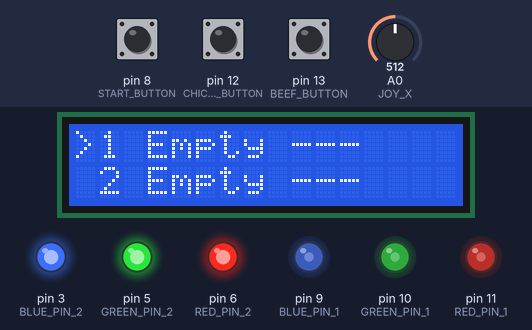
Recording of a sketch running on a simulated Arduino Uno, built with avr-gcc and run on an emulated ATmega328P. Shown: 16×2 character LCD, output pins drawn as LEDs (lit = HIGH). The inputs (shaded band) are chosen by the test bench; at power-on: A0 (JOY_X) = 512, pin 12 (CHICKEN_BUTTON) LOW, pin 13 (BEEF_BUTTON) LOW, pin 8 (START_BUTTON) LOW. What the sketch prints to the serial monitor is not drawn.

Above: at 1.2 s.
1.3 s: A0 (JOY_X) set to 663
2.8 s: A0 (JOY_X) set to 686
At 4.0 s:
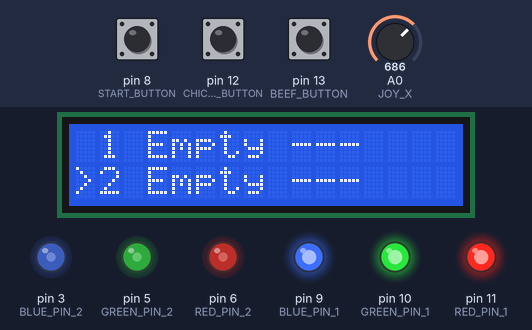
4.3 s: pin 12 (CHICKEN_BUTTON) pulled HIGH for 0.15 s
At 4.8 s:
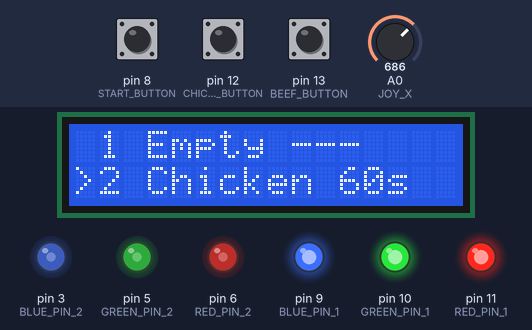
5.9 s: pin 13 (BEEF_BUTTON) pulled HIGH for 0.15 s
At 7.1 s:
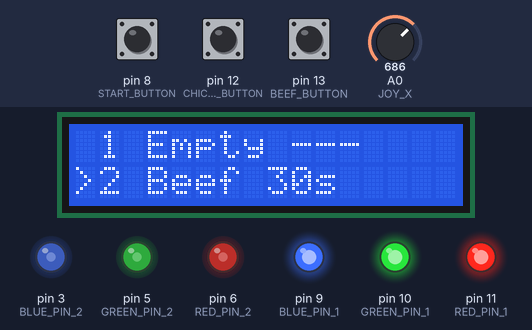
7.5 s: A0 (JOY_X) set to 366
9.0 s: A0 (JOY_X) set to 335
At 10.1 s:
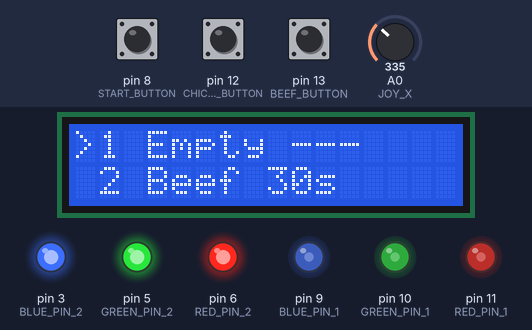
Timing chart, 0 to 11.5 s (numbered marks = the images above; inputs shaded):
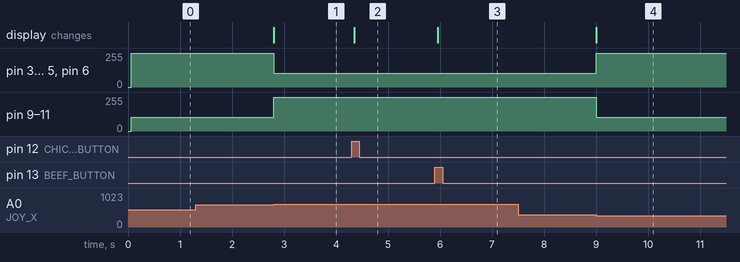

The sketch:

main.ino
```cpp
#include <LiquidCrystal.h>

// ==========================================
// PIN DEFINITIONS
// ==========================================

// RGB LED 1 (Side 1)
const byte RED_PIN_1 = 11;
const byte GREEN_PIN_1 = 10;
const byte BLUE_PIN_1 = 9;

// RGB LED 2 (Side 2)
const byte RED_PIN_2 = 6;
const byte GREEN_PIN_2 = 5;
const byte BLUE_PIN_2 = 3;

// Buttons
const byte BEEF_BUTTON = 13;
const byte CHICKEN_BUTTON = 12;
const byte START_BUTTON = 8;

// Joystick
const byte JOY_X = A0;
const byte JOY_Y = A1;

// LCD
const byte RS_PIN = 2;
const byte ENABLE_PIN = 4;
const byte DATA_PIN_1 = A2;
const byte DATA_PIN_2 = A3;
const byte DATA_PIN_3 = A4;
const byte DATA_PIN_4 = A5;


// ==========================================
// LCD INITIALIZATION
// ==========================================

LiquidCrystal lcd(
  RS_PIN,
  ENABLE_PIN,
  DATA_PIN_1,
  DATA_PIN_2,
  DATA_PIN_3,
  DATA_PIN_4
);


// ==========================================
// TIMER DURATIONS
// ==========================================

const unsigned long BEEF_DURATION = 30000UL;
const unsigned long CHICKEN_DURATION = 60000UL;

const unsigned long SLOW_BLINK = 1000;
const unsigned long FAST_BLINK = 300;


// ==========================================
// JOYSTICK THRESHOLDS
// ==========================================

const int JOY_LEFT_THRESHOLD = 350;
const int JOY_RIGHT_THRESHOLD = 673;


// ==========================================
// GRILL SIDE SELECTION
// ==========================================

bool grill_side_1 = true;
bool grill_side_2 = false;


// ==========================================
// MEAT SELECTION
// ==========================================

enum MeatType {
  NONE,
  BEEF,
  CHICKEN
};


// ==========================================
// INDEPENDENT SIDE TIMERS
// ==========================================

struct SideTimer {

  MeatType selected_meat;

  unsigned long timerDuration;
  unsigned long timerStartTime;
  unsigned long remainingTime;

  unsigned long previousBlinkTime;

  bool timerRunning;
  bool timerFinished;
  bool ledOn;
};

// Create independent timers for both sides
SideTimer side1 = {
  NONE, 0, 0, 0, 0, false, false, true
};

SideTimer side2 = {
  NONE, 0, 0, 0, 0, false, false, true
};


// ==========================================
// BUTTON DEBOUNCE
// ==========================================

const unsigned long DEBOUNCE_DELAY = 50;

struct Button {
  byte pin;
  bool lastReading;
  bool stableState;
  unsigned long lastChangeTime;
};

// External pull-down resistors:
// LOW = not pressed
// HIGH = pressed

Button beefBtn = {BEEF_BUTTON, LOW, LOW, 0};
Button chickenBtn = {CHICKEN_BUTTON, LOW, LOW, 0};
Button startBtn = {START_BUTTON, LOW, LOW, 0};


// Returns true once when a button is pressed
bool buttonPressed(Button &button) {

  bool reading = digitalRead(button.pin);

  if (reading != button.lastReading) {
    button.lastChangeTime = millis();
    button.lastReading = reading;
  }

  if (millis() - button.lastChangeTime >= DEBOUNCE_DELAY) {

    if (reading != button.stableState) {

      button.stableState = reading;

      // HIGH means the button was pressed
      if (button.stableState == HIGH) {
        return true;
      }
    }
  }

  return false;
}


// ==========================================
// RGB LED FUNCTION
// Common Anode - In Anode LED, 0 is maximum brightness and 255 is off.
// ==========================================

const int LED_BRIGHTNESS = 150;
void setColor(bool red, bool green, bool blue,
              byte red_pin, byte green_pin, byte blue_pin) {

  analogWrite(red_pin, red ? 255 - LED_BRIGHTNESS: 255);
  analogWrite(green_pin, green ? 255 - LED_BRIGHTNESS: 255);
  analogWrite(blue_pin, blue ? 255 - LED_BRIGHTNESS: 255);
}


// ==========================================
// UPDATE INDIVIDUAL SIDE LED
// ==========================================

void updateSideLED(SideTimer &side, bool isSide1) {

  byte redPin;
  byte greenPin;
  byte bluePin;

  if (isSide1) {
    redPin = RED_PIN_1;
    greenPin = GREEN_PIN_1;
    bluePin = BLUE_PIN_1;
  }
  else {
    redPin = RED_PIN_2;
    greenPin = GREEN_PIN_2;
    bluePin = BLUE_PIN_2;
  }

  // Currently cooking: Leave its blinking LED unchanged
  if (side.timerRunning) {
    return;
  }

  // Joystick selected side: solid white
  else if ((isSide1 && grill_side_1) || (!isSide1 && grill_side_2)) {
    setColor(true, true, true, redPin, greenPin, bluePin);
  }


  // Finished: solid green
  else if (side.timerFinished) {

    setColor(false, true, false,
             redPin, greenPin, bluePin);
  }

  // Not selected: LED off
  else {
    setColor(false, false, false,
             redPin, greenPin, bluePin);
  }
}


// ==========================================
// START INDIVIDUAL SIDE TIMER
// ==========================================

void startTimer(SideTimer &side, bool isSide1) {

  if (side.selected_meat == NONE) {

    Serial.println("Please select meat first!");
    return;
  }

  if (side.timerRunning) {

    Serial.println("This side is already cooking!");
    return;
  }

  side.timerRunning = true;
  side.timerFinished = false;

  side.timerStartTime = millis();

  side.previousBlinkTime = millis();

  side.remainingTime = side.timerDuration;

  side.ledOn = true;

  // Start with red LED
  byte redPin = isSide1 ? RED_PIN_1 : RED_PIN_2;
  byte greenPin = isSide1 ? GREEN_PIN_1 : GREEN_PIN_2;
  byte bluePin = isSide1 ? BLUE_PIN_1 : BLUE_PIN_2;

  setColor(true, false, false,
           redPin, greenPin, bluePin);

  Serial.print("Side ");
  Serial.print(isSide1 ? "1" : "2");
  Serial.println(" timer started!");
}


// ==========================================
// UPDATE INDIVIDUAL COUNTDOWN
// ==========================================

void updateSideTimer(SideTimer &side, bool isSide1) {

  // Timer is not running
  if (!side.timerRunning) {

    updateSideLED(side, isSide1);
    return;
  }

  // Calculate elapsed time
  unsigned long elapsedTime = millis() - side.timerStartTime;

  // Check if timer has finished
  if (elapsedTime >= side.timerDuration) {

    side.timerRunning = false;
    side.timerFinished = true;

    side.remainingTime = 0;

    updateSideLED(side, isSide1);

    Serial.print("Side ");
    Serial.print(isSide1 ? "1" : "2");
    Serial.println(" cooking finished!");

    return;
  }

  // Calculate remaining time
  side.remainingTime = side.timerDuration - elapsedTime;

  // Determine halfway and final 10 seconds
  bool isHalfway = elapsedTime >= side.timerDuration / 2;

  bool isFinalTenSeconds = side.remainingTime <= 10000UL;

  // Determine LED colour
  bool red = true;
  bool green = false;

  if (isHalfway) {
    red = true;
    green = true;
  }

  // Determine blink speed
  unsigned long blinkInterval = SLOW_BLINK;

  if (isFinalTenSeconds) {
    blinkInterval = FAST_BLINK;
  }

  // Blink LED without delay()
  if (millis() - side.previousBlinkTime >= blinkInterval) {

    side.previousBlinkTime = millis();

    side.ledOn = !side.ledOn;
  }

  // Set LED colour
  byte redPin = isSide1 ? RED_PIN_1 : RED_PIN_2;
  byte greenPin = isSide1 ? GREEN_PIN_1 : GREEN_PIN_2;
  byte bluePin = isSide1 ? BLUE_PIN_1 : BLUE_PIN_2;

  if (side.ledOn) {

    setColor(red, green, false,
             redPin, greenPin, bluePin);
  }
  else {

    setColor(false, false, false,
             redPin, greenPin, bluePin);
  }
}


// ==========================================
// UPDATE BOTH TIMERS
// ==========================================

void updateAllTimers() {

  updateSideTimer(side1, true);
  updateSideTimer(side2, false);
}


// ==========================================
// DISPLAY ONE SIDE ON LCD
// ==========================================

void displaySideRow(SideTimer &side, byte sideNumber, byte row) {

  lcd.setCursor(0, row);

  int characters = 0;

  // Show which side is currently selected
  if ((sideNumber == 1 && grill_side_1) ||
      (sideNumber == 2 && grill_side_2)) {

    lcd.print(">");
  }
  else {
    lcd.print(" ");
  }

  characters++;

  lcd.print(sideNumber);
  characters++;

  lcd.print(" ");
  characters++;

  // Display selected meat
  if (side.selected_meat == NONE) {

    lcd.print("Empty");
    characters += 5;
  }

  else if (side.selected_meat == BEEF) {

    lcd.print("Beef");
    characters += 4;
  }

  else if (side.selected_meat == CHICKEN) {

    lcd.print("Chicken");
    characters += 7;
  }

  lcd.print(" ");
  characters++;

  // Display timer status
  if (side.timerFinished) {

    lcd.print("DONE");
    characters += 4;
  }

  else if (side.selected_meat != NONE) {

    unsigned long seconds;

    if (side.timerRunning) {
      seconds = (side.remainingTime + 999) / 1000;
    }
    else {
      seconds = side.timerDuration / 1000;
    }

    lcd.print(seconds);
    lcd.print("s");

    // Count digits plus the 's'
    if (seconds >= 100) {
      characters += 4;
    }
    else if (seconds >= 10) {
      characters += 3;
    }
    else {
      characters += 2;
    }
  }

  else {

    lcd.print("---");
    characters += 3;
  }

  // Clear remaining LCD spaces
  while (characters < 16) {

    lcd.print(" ");
    characters++;
  }
}


// ==========================================
// UPDATE LCD
// ==========================================

void updateLCD() {

  displaySideRow(side1, 1, 0);
  displaySideRow(side2, 2, 1);
}


// ==========================================
// SETUP
// ==========================================

void setup() {

  // LED pins
  pinMode(RED_PIN_1, OUTPUT);
  pinMode(GREEN_PIN_1, OUTPUT);
  pinMode(BLUE_PIN_1, OUTPUT);

  pinMode(RED_PIN_2, OUTPUT);
  pinMode(GREEN_PIN_2, OUTPUT);
  pinMode(BLUE_PIN_2, OUTPUT);

  // Button pins
  pinMode(BEEF_BUTTON, INPUT);
  pinMode(CHICKEN_BUTTON, INPUT);
  pinMode(START_BUTTON, INPUT);

  // Joystick pins
  pinMode(JOY_X, INPUT);
  pinMode(JOY_Y, INPUT);

  // LCD
  lcd.begin(16, 2);

  Serial.begin(9600);
  Serial.println("KBBQ Timer Ready!");

  updateAllTimers();
  updateLCD();
}


// ==========================================
// MAIN LOOP
// ==========================================

void loop() {

  bool selectionChanged = false;


  // ----------------------------------------
  // 1. JOYSTICK SELECTION
  // ----------------------------------------

  int joystickX = analogRead(JOY_X);

  // Side selection is allowed even while
  // the other side is cooking

  if (joystickX < JOY_LEFT_THRESHOLD) {

    if (!grill_side_1) {

      grill_side_1 = true;
      grill_side_2 = false;

      selectionChanged = true;

      Serial.println("Side 1 selected");
    }
  }

  else if (joystickX > JOY_RIGHT_THRESHOLD) {

    if (!grill_side_2) {

      grill_side_1 = false;
      grill_side_2 = true;

      selectionChanged = true;

      Serial.println("Side 2 selected");
    }
  }


  // ----------------------------------------
  // 2. DETERMINE CURRENT SIDE
  // ----------------------------------------

  SideTimer &selectedSide = grill_side_1 ? side1 : side2;


  // ----------------------------------------
  // 3. BEEF BUTTON
  // ----------------------------------------

  if (buttonPressed(beefBtn)) {

    if (!selectedSide.timerRunning) {

      selectedSide.selected_meat = BEEF;
      selectedSide.timerDuration = BEEF_DURATION;
      selectedSide.remainingTime = BEEF_DURATION;

      selectedSide.timerFinished = false;

      updateSideLED(selectedSide, grill_side_1);

      selectionChanged = true;

      Serial.print("Beef selected for Side ");
      Serial.println(grill_side_1 ? "1" : "2");
    }

    else {
      Serial.println("This side is already cooking!");
    }
  }


  // ----------------------------------------
  // 4. CHICKEN BUTTON
  // ----------------------------------------

  if (buttonPressed(chickenBtn)) {

    if (!selectedSide.timerRunning) {

      selectedSide.selected_meat = CHICKEN;
      selectedSide.timerDuration = CHICKEN_DURATION;
      selectedSide.remainingTime = CHICKEN_DURATION;

      selectedSide.timerFinished = false;

      updateSideLED(selectedSide, grill_side_1);

      selectionChanged = true;

      Serial.print("Chicken selected for Side ");
      Serial.println(grill_side_1 ? "1" : "2");
    }

    else {
      Serial.println("This side is already cooking!");
    }
  }


  // ----------------------------------------
  // 5. START BUTTON
  // ----------------------------------------

  if (buttonPressed(startBtn)) {

    startTimer(selectedSide, grill_side_1);

    selectionChanged = true;
  }


  // ----------------------------------------
  // 6. UPDATE BOTH TIMERS
  // ----------------------------------------

  updateAllTimers();


  // ----------------------------------------
  // 7. UPDATE LCD
  // ----------------------------------------

  static unsigned long previousDisplayTime = 0;

  if (selectionChanged ||
      millis() - previousDisplayTime >= 250) {

    previousDisplayTime = millis();

    updateLCD();
  }

}
```

Measured:
- the behaviour switches between 673 and 674 on A0 (JOY_X) (found by bisection; images 0 and 1)
- the behaviour switches between 350 and 349 on A0 (JOY_X) (found by bisection; images 3 and 4)
- after the input at 1.3 s, every drawn part: stays the same
- after the input at 2.8 s, pin 3 (BLUE_PIN_2), pin 5 (GREEN_PIN_2), pin 6 (RED_PIN_2): 255/255 → 105/255 at once; pin 9 (BLUE_PIN_1), pin 10 (GREEN_PIN_1), pin 11 (RED_PIN_1): 105/255 → 255/255 at once; the display: changes at once (image 1)
- after the input at 4.3 s, the display: changes after 0.06 s (image 2)
- after the input at 5.9 s, the display: changes after 0.05 s (image 3)
- after the input at 7.5 s, every drawn part: stays the same
- after the input at 9.0 s, pin 3 (BLUE_PIN_2), pin 5 (GREEN_PIN_2), pin 6 (RED_PIN_2): 105/255 → 255/255 at once; pin 9 (BLUE_PIN_1), pin 10 (GREEN_PIN_1), pin 11 (RED_PIN_1): 255/255 → 105/255 at once; the display: changes at once (image 4)
